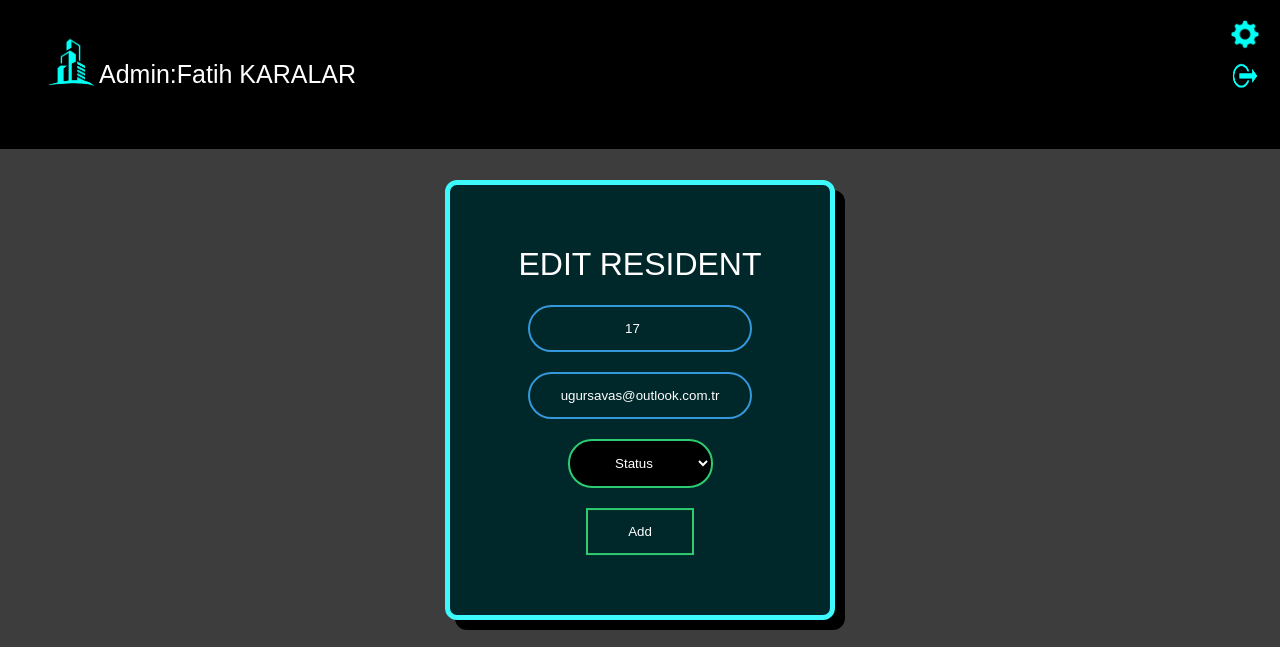
The page /AdminOperations/editUser.php?userID=91 (signed in) on the database as committed earlier.
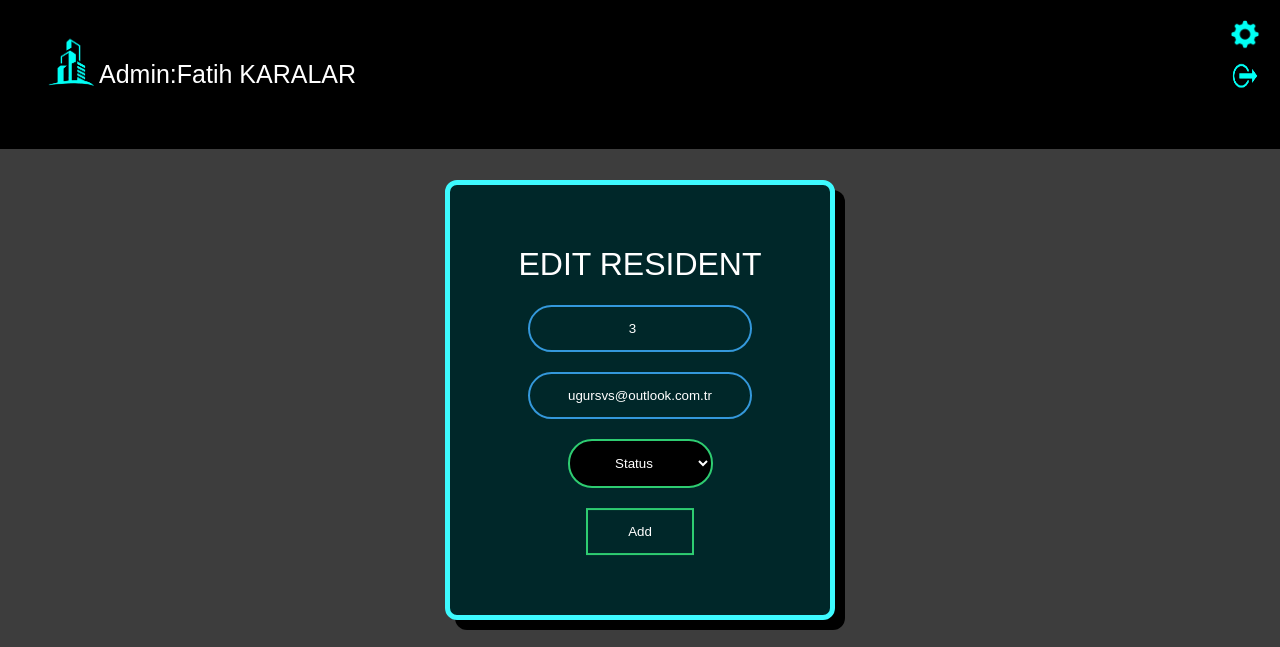
The same page on the database as committed later.
### tables this page shows
CREATE TABLE `users` (
  `userID` int(11) NOT NULL,
  `username` text NOT NULL,
  `password` text NOT NULL,
  `name` text NOT NULL,
  `surname` text NOT NULL,
  `aptNo` int(11) NOT NULL,
  `status` text NOT NULL,
  `mail` text NOT NULL,
  `rentDebt` float NOT NULL,
  `phoneNumber` text NOT NULL
);

### AdminOperations/editUser.php (the view, shortened to what this page needs)
<?php
require_once '../dbconnection/dbconnect.php';
if ($_SESSION['type']!="admin") {
	header('location: ../nopermission.php');
}else{
	$usernameAdmin=$_SESSION['username'];
	$adminSql="SELECT * FROM admins WHERE username='$usernameAdmin'";
	$adminQuery=mysqli_query($connect,$adminSql);
    $rowAdmin=mysqli_fetch_assoc($adminQuery);
    $adminID=$rowAdmin['adminID'];
}
?>
<!DOCTYPE html>
<html lang="en">
<head>
	<link rel="stylesheet" href="../Css/addUsers.css">
</head>
<body>
	<header> <p id="adminName">Admin:<?php echo $rowAdmin['name']; ?></p>
		<a href="../index.php" title="Homepage">	<img src="../Logos/logo.png" width="100px" height="100px"></a>
		<a href="../options.php?adminID=<?php echo $adminID ?>" title="Edit Informations"> <input id="options" name='options' type="image" src="../Logos/options.png" width="30px" height="30px"> </a>
		<a href="../Login/adminLogout.php" title="Logout"><input id="logout" name='logout' type="image" src="../Logos/logout.png" width="30px" height="45px"></a>
    </header>
    <?php
    $userID=$_GET['userID'];
    $editedUserSql="SELECT*FROM users WHERE userID='$userID'";
    $editedUserQuery=mysqli_query($connect,$editedUserSql);
    $editedUserRow=mysqli_fetch_assoc($editedUserQuery);
    ?>
    <form class="addUsersForm" method="post">
    	<h1>Edit resident</h1>
    	<input id="aptNo" title="Apartment number" type="number" name="aptNo" placeholder="Apartment number" max="120" min="1" value="<?php echo $editedUserRow['aptNo'] ?>"  required>
    	<input id="mail" type="Mail" name="mail" placeholder="Mail" value="<?php echo $editedUserRow['mail'] ?>" required>
    	<select name="status" id="status" required>
    		<option value="" disabled selected hidden>Status</option>
    		<input type="submit" name="submit" value="Add">
    	</form>
    </body>
    </html>

Rows that differ between the two databases and show on the page:
changed users: aptNo "17" → "3"; mail "ugursavas@outlook.com.tr" → "ugursvs@outlook.com.tr"
